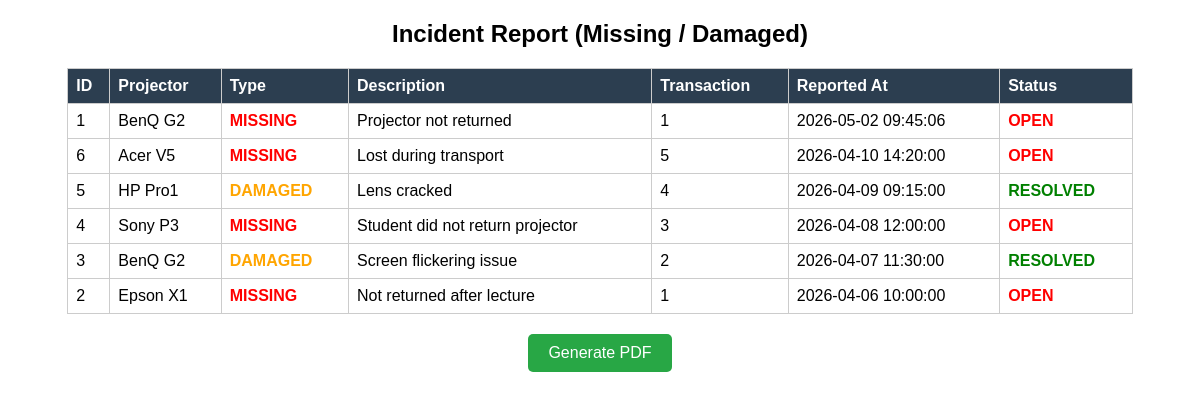
The page /reports/incident_report.php on the database its author committed.
### tables this page shows
CREATE TABLE `incidents` (
  `incident_id` int(11) NOT NULL,
  `projector_id` int(11) DEFAULT NULL,
  `transaction_id` int(11) DEFAULT NULL,
  `type` enum('missing','damaged') DEFAULT NULL,
  `description` text DEFAULT NULL,
  `reported_at` datetime DEFAULT NULL,
  `status` enum('open','resolved') DEFAULT 'open'
);

CREATE TABLE `projectors` (
  `projector_id` int(11) NOT NULL,
  `model` varchar(100) DEFAULT NULL,
  `life_span` int(11) DEFAULT NULL,
  `manufactured_date` date DEFAULT NULL,
  `bought_date` date DEFAULT NULL,
  `status` varchar(50) DEFAULT NULL,
  `expected_end_of_life` date DEFAULT NULL,
  `is_active` tinyint(1) DEFAULT 1
);

CREATE TABLE `transactions` (
  `transaction_id` int(11) NOT NULL,
  `user_id` int(11) DEFAULT NULL,
  `projector_id` int(11) DEFAULT NULL,
  `student_id` int(11) DEFAULT NULL,
  `lecturer_id` int(11) DEFAULT NULL,
  `borrower_type` enum('student','lecturer') DEFAULT NULL,
  `borrowed_at` datetime NOT NULL,
  `expected_return_at` datetime DEFAULT NULL,
  `returned_at` datetime DEFAULT NULL,
  `projector_condition` enum('good','faulty') DEFAULT NULL,
  `reason` text DEFAULT NULL,
  `status` enum('pending','returned','flagged') DEFAULT 'pending'
);

### reports/incident_report.php (the view, shortened to what this page needs)
<?php
    require_once("../connection.php");
    $sql = "SELECT
                i.incident_id,
                p.model,
                i.type,
                i.description,
                i.reported_at,
                i.status,
                t.transaction_id
            FROM incidents i
            JOIN projectors p
                ON i.projector_id = p.projector_id
            LEFT JOIN transactions t
                ON i.transaction_id = t.transaction_id
            ORDER BY i.reported_at DESC";
    $result = mysqli_query($conn, $sql);
?>
<!DOCTYPE html>
<html>
<head>
    <link rel="stylesheet" href="incident_report.css">
</head>
<body>
    <h2>Incident Report (Missing / Damaged)</h2>
    <table>
        <tr>
            <th>ID</th>
            <th>Projector</th>
            <th>Type</th>
            <th>Description</th>
            <th>Transaction</th>
            <th>Reported At</th>
            <th>Status</th>
        </tr>
        <?php while ($row = mysqli_fetch_assoc($result)) { ?>
            <tr>
                <td><?php echo $row['incident_id']; ?></td>
                <td><?php echo $row['model']; ?></td>
                <td class="<?php echo $row['type']; ?>">
                    <?php echo strtoupper($row['type']); ?>
                </td>
                <td><?php echo $row['description']; ?></td>
                <td>
                    <?php
                    echo $row['transaction_id'] ? $row['transaction_id'] : 'N/A';
                    ?>
                </td>
                <td><?php echo $row['reported_at']; ?></td>
                <td class="<?php echo $row['status']; ?>">
                    <?php echo strtoupper($row['status']); ?>
                </td>
            </tr>
        <?php } ?>
    </table>
    <div class="pdf-btn-container">
        <form method="post" action="incident_pdf.php">
            <button type="submit" class="pdf-btn">Generate PDF</button>
        </form>
    </div>
</body>
</html>

### reports/incident_report.css (style rules this page uses)
body { font-family: Arial; }
h2 { text-align: center; }
table { width: 90%; margin: auto; border-collapse: collapse; margin-top: 20px; }
th, td { border: 1px solid #ccc; padding: 8px; text-align: left; }
th { background-color: #2c3e50; color: white; }
.missing { color: red; font-weight: bold; }
.damaged { color: orange; font-weight: bold; }
.open { color: red; font-weight: bold; }
.resolved { color: green; font-weight: bold; }
.pdf-btn-container { text-align: center; margin: 20px 0; }
.pdf-btn { background-color: #28a745; color: white; border: none; padding: 10px 20px; font-size: 16px; border-radius: 5px; cursor: pointer; transition: 0.3s ease; }

### rows shown on the page
incidents: incident_id "1", projector.model "BenQ G2", type "MISSING", description "Projector not returned", transaction.transaction_id "1", reported_at "2026-05-02 09:45:06", status "OPEN"
incidents: incident_id "6", projector.model "Acer V5", type "MISSING", description "Lost during transport", transaction.transaction_id "5", reported_at "2026-04-10 14:20:00", status "OPEN"
incidents: incident_id "5", projector.model "HP Pro1", type "DAMAGED", description "Lens cracked", transaction.transaction_id "4", reported_at "2026-04-09 09:15:00", status "RESOLVED"
incidents: incident_id "4", projector.model "Sony P3", type "MISSING", description "Student did not return projector", transaction.transaction_id "3", reported_at "2026-04-08 12:00:00", status "OPEN"
incidents: incident_id "3", projector.model "BenQ G2", type "DAMAGED", description "Screen flickering issue", transaction.transaction_id "2", reported_at "2026-04-07 11:30:00", status "RESOLVED"
incidents: incident_id "2", projector.model "Epson X1", type "MISSING", description "Not returned after lecture", transaction.transaction_id "1", reported_at "2026-04-06 10:00:00", status "OPEN"
